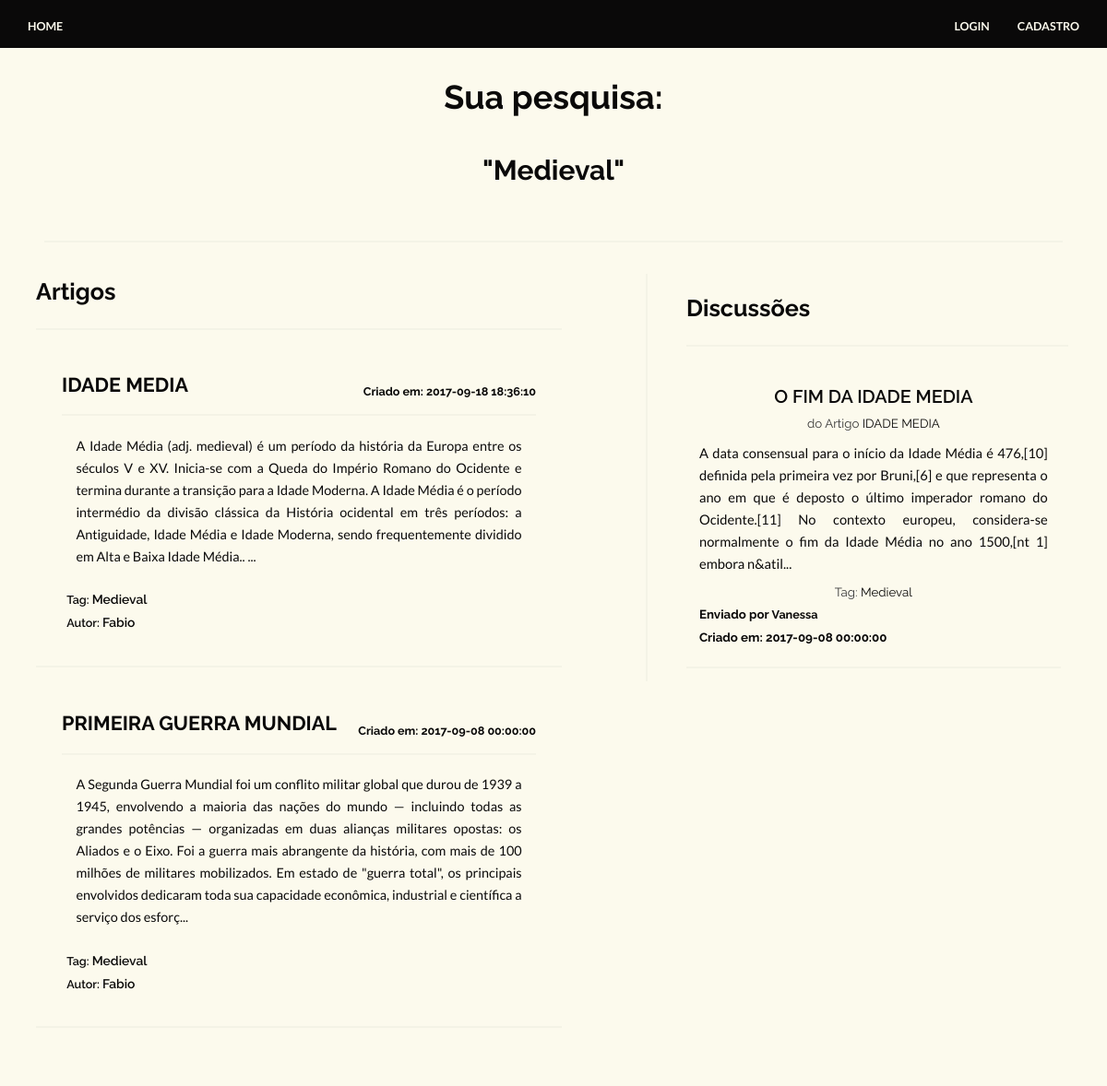
/Herodopedia/index.php/pages/pesquisarTag/Medieval, run on the app's committed database.
### tables this page shows
CREATE TABLE `artigo` (
  `cod_artigo` int(11) NOT NULL,
  `titulo` varchar(80) NOT NULL,
  `conteudo` longtext NOT NULL,
  `tag` int(11) NOT NULL,
  `status` int(11) NOT NULL,
  `data_art` datetime NOT NULL,
  `art_id_usuario` int(11) NOT NULL
);

CREATE TABLE `edicao` (
  `cod_edit` int(11) NOT NULL,
  `text_edit` text NOT NULL,
  `status_edit` int(11) NOT NULL,
  `edi_id_usuario` int(11) NOT NULL,
  `edi_cod_artigo` int(11) NOT NULL,
  `data_edit` datetime NOT NULL
);

CREATE TABLE `tag` (
  `id_tag` int(11) NOT NULL,
  `descricao_tag` varchar(20) NOT NULL
);

CREATE TABLE `usuario` (
  `id_usuario` int(11) NOT NULL,
  `usuario` varchar(20) NOT NULL,
  `senha` varchar(80) NOT NULL,
  `email` varchar(80) NOT NULL,
  `nome` varchar(80) NOT NULL,
  `sobrenome` varchar(50) NOT NULL,
  `dt_nasc` date NOT NULL,
  `cod_tipo` int(11) NOT NULL
);

CREATE TABLE `discussao` (
  `cod_discussao` int(11) NOT NULL,
  `tag_discussao` int(11) NOT NULL,
  `titulo_discussao` varchar(150) NOT NULL,
  `texto_discussao` longtext NOT NULL,
  `data_disc` datetime NOT NULL,
  `disc_cod_artigo` int(11) NOT NULL,
  `disc_id_usuario` int(11) NOT NULL,
  `status_disc` int(11) NOT NULL
);

### Herodopedia/application/controllers/Pages.php (called while the page is built, shortened)
<?php
class Pages extends CI_Controller {
    public function pesquisarTag($tag = NULL){
        $this->load->model('artigo');
        $this->load->model('discussao');
        $dados['artigos'] = $this->artigo->pesquisarArtigosTag($tag);
        $dados['discussoes'] = $this->discussao->pesquisarDiscussoesTag($tag);
        $dados['pesquisa'] = $tag;
        $this->load->view('pesquisa', $dados);
    }
}

### Herodopedia/index.php (called while the page is built, shortened)
<?php
require_once BASEPATH.'core/CodeIgniter.php';

### Herodopedia/application/models/Artigo.php (called while the page is built, shortened)
<?php
class Artigo extends CI_Model{
    public function pesquisarArtigosTag($tag, $numero = 100, $ordenar = 'data_art', $ordem = 'desc'){
        $query = $this->db->select('titulo, data_art, text_edit, descricao_tag, usuario')
        ->from('artigo, usuario, tag, edicao')
        ->where('art_id_usuario = id_usuario')
        ->where('tag = id_tag')
        ->where('edi_cod_artigo = cod_artigo')
        ->where('status' , 2)
        ->where('status_edit' , 3)
        ->where('descricao_tag' , $tag)
        ->order_by($ordenar, $ordem)
        ->limit($numero)
        ->get();
        if ($query->num_rows() > 0) {
            return $query->result();
        } else {
            return null;
        }
    }
}

### Herodopedia/application/models/Discussao.php (called while the page is built, shortened)
<?php
class Discussao extends CI_Model{
    public function pesquisarDiscussoesTag($tag, $numero = 100, $ordenar = 'data_disc', $ordem = 'desc'){
        $query = $this->db->select('*')
        ->from('discussao, usuario, tag, artigo')
        ->where('disc_id_usuario = id_usuario')
        ->where('disc_cod_artigo = cod_artigo')
        ->where('tag_discussao = id_tag')
        ->where('status_disc' , 0)
        ->where('descricao_tag' , $tag)
        ->order_by($ordenar, $ordem)
        ->limit($numero)
        ->get();
        if ($query->num_rows() > 0) {
            return $query->result();
        } else {
            return null;
        }
    }
}

### Herodopedia/application/views/pesquisa.php (the view, shortened to what this page needs)
<html>
    <head>
        <?php require_once 'templates/head.php'; ?>
    </head>
    <body>
        <header class="navbar navbar-default navbar-fixed-top">
            <?php require_once 'templates/header.php'; ?>
        </header>
        <section class="row">
            <section class="mtb container">
                <h1 class="h1-pesquisa">Sua pesquisa:</h1>
                <h2 class="h2-pesquisa">"<?= $pesquisa; ?>"</h2>
                <article class="col-lg-6 col-md-6" id="artigos">
                    <h4>Artigos</h4>
                    <?php if (!isset($artigos)) {
                        echo "<section class='art'>";
                        echo "<h4>Não existem artigos referentes a pesquisa</h4>";
                        echo "</section>";
                    }else{?>
                    <?php foreach($artigos as $artigo): ?>
                    <section class="art">
                        <span><h4><a href="<?php echo base_url();?>index.php/pages/mostra_artigo/<?= $artigo->titulo; ?>">
                        <?=strtoupper(str_replace("_", " ", $artigo->titulo));?></a></h4>
                        <h6>Criado em:  <?= $artigo->data_art ?></h6></span>
                        <p><?=strip_tags(substr($artigo->text_edit, 0, 600));?>...</p>
                        <h5>Tag:
                        <a href="<?php echo base_url();?>index.php/pages/pesquisarTag/<?=$artigo->descricao_tag;?>/"><?=$artigo->descricao_tag;?></a></h5>
                        <h5>Autor: <a href='<?php echo base_url();?>index.php/pages/perfil/<?= $artigo->usuario;?>'><?= $artigo->usuario; ?></a></h5>
                    </section>
                    <?php endforeach; echo $pagination; } ?>
                </article>
                <aside class="col-lg-5 col-md-5" id="discussoes">
                    <h4>Discussões</h4>
                    <?php if (!isset($discussoes)) {
                        echo "<section class='art'>";
                        echo "<h4>Não existem discussões referentes a pesquisa</h4>";
                        echo "</section>";
                    }else{?>
                    <?php foreach($discussoes as $discussao): ?>
                    <section class="disc">
                        <h4><a href="<?php echo base_url();?>index.php/pages/mostra_discussao/<?= $discussao->titulo_discussao; ?>">
                        <?=strtoupper(str_replace("_", " ", $discussao->titulo_discussao));?></a></h4>
                        <h5> do Artigo <a href="<?php echo base_url();?>index.php/pages/mostra_artigo/<?= $discussao->titulo; ?>">
                        <?=strtoupper(str_replace("_", " ", $discussao->titulo));?></a></h5>
                        <p><?=substr($discussao->texto_discussao, 0, 355);?>...</p>
                        <h5>Tag: <a href="<?php echo base_url();?>index.php/pages/pesquisarTag/<?=$discussao->descricao_tag;?>/"><?=$discussao->descricao_tag;?></a></h5>
                        <h6>Enviado por <a href='<?php echo base_url();?>index.php/pages/perfil/<?= $discussao->usuario;?>'><?= $discussao->usuario; ?></a></h6>
                        <h6>Criado em:  <?= $discussao->data_disc ?></h6>
                    </section>
                    <?php endforeach; } ?>
                </aside>
            </section>
        </section>
    </body>
</html>

### Herodopedia/assets/css/style.css (style rules this page uses)
* { margin: 0; padding: 0px; }
body { background: #FCFAED; margin: 0; height: 100%; font-family: 'Lato', sans-serif; font-weight: 400; }
h1, h2, h3, h4, h5, h6 { font-family: 'Raleway', sans-serif; font-weight: 700; }
p { padding: 0; margin-bottom: 12px; font-family: 'Lato', sans-serif; font-weight: 400; font-size: 14px; line-height: 24px; margin-top: 10px; }
a { padding: 0; margin: 0; text-decoration: none; -webkit-transition: background-color .4s linear, color .4s linear; -moz-transition: background-color .4s linear, color .4s linear; -o-transition: background-color .4s linear, color .4s linear; -ms-transition: background-color .4s linear, color .4s linear; transition: background-color .4s linear, color .4s linear; }
.navbar { min-height: 52px; margin-bottom: 0px; }
.navbar-default { padding-top: 9px; z-index: 999; background-color: #0A0909; border: none; }
.mtb { margin-top: 50px; margin-bottom: 80px; }
#artigos { margin: 2%; float: left; }
#artigos > h4 { font-size: 1.8em; border-bottom: 2px solid #F4F3E6; padding-bottom: 1em; color: #0A0909; }
.art { padding: 2em; margin-bottom: 2%; border-bottom: 2px solid #F4F3E6; text-align: justify; }
.art > span > h4 { display: inline-block; border: none; padding: 0px; }
.art > span > h4 > a { font-size: 1.2em; color: #0A0909; }
.art > span > h6 { float: right; padding-top: 1em; font-size: 0.9em; color: #0A0909; display: inline-block; }
.art > p { color: #0A0909; font-size: 1.03em; padding: 4% 3% 3% 3%; border-top: 2px solid #F4F3E6; }
.art > h5 { padding-left: 1%; font-weight: 600; font-size: 0.9em; color: #0A0909; }
.art > h5 > a { color: #0A0909; font-size: 1.1em; }
#discussoes { color: #0A0909; float: right; padding: 1em 3em; margin-top: 2em; border-left: 2px solid #F4F3E6; }
#discussoes > h4 { font-size: 1.8em; border-bottom: 2px solid #F4F3E6; padding-bottom: 1em; }
.disc { max-width: 98%; margin-top: 5%; padding: 1em; color: #0A0909; border-bottom: 2px solid #F4F3E6; }
.disc > h4 { text-align: center; font-style: normal; }
.disc > h4 > a { font-weight: 600; font-size: 1.1em; color: #0A0909; }
.disc > h5 { font-size: 0.95em; text-align: center; color: #383838; }
.disc > h5 > a { font-size: 1em; color: #0A0909; }
.disc > h6 { font-size: 0.95em; }
.disc > h6 > a { font-size: 0.95em; color: #0A0909; }
.disc > p { font-style: normal; text-align: justify; font-size: 1.05em; }
.h1-pesquisa { text-align: center; margin: 3% auto 1% auto; color: #0A0909; }
.h2-pesquisa { text-align: center; margin: 0.5% 4%; border-bottom: 2px solid #F4F3E6; color: #0A0909; padding: 1em 1em 2em 1em; }
#headerwrap h3, h5 { color: white; font-weight: 400; }

### data on the page
artigo: titulo "IDADE MEDIA", data_art "2017-09-18 18:36:10", edicao.text_edit "A Idade Média (adj. medieval) é um período da história da Europa entre os séculos V e XV. Inicia-se com a Queda do Império Romano do Ocidente e termina durante a transição para a Idade Moderna. A Idade Média é o período intermédio da divisão clássica da História ocidental em três períodos: a Antiguidade, Idade Média e Idade Moderna, sendo frequentemente dividido em Alta e Baixa Idade Média..", tag.descricao_tag "Medieval", usuario.usuario "Fabio"
artigo: titulo "PRIMEIRA GUERRA MUNDIAL", data_art "2017-09-08 00:00:00", edicao.text_edit "A Segunda Guerra Mundial foi um conflito militar global que durou de 1939 a 1945, envolvendo a maioria das nações do mundo — incluindo todas as grandes potências — organizadas em duas alianças militares opostas: os Aliados e o Eixo. Foi a guerra mais abrangente da história, com mais de 100 milhões de militares mobilizados. Em estado de \"guerra total\", os principais envolvidos dedicaram toda sua capacidade econômica, industrial e científica a serviço dos esforç", tag.descricao_tag "Medieval", usuario.usuario "Fabio"
discussao: titulo_discussao "O FIM DA IDADE MEDIA", artigo.titulo "IDADE MEDIA", texto_discussao "A data consensual para o início da Idade Média é 476,[10] definida pela primeira vez por Bruni,[6] e que representa o ano em que é deposto o último imperador romano do Ocidente.[11] No contexto europeu, considera-se normalmente o fim da Idade Média no ano 1500,[nt 1] embora n&atil", tag.descricao_tag "Medieval", usuario.usuario "Vanessa", data_disc "2017-09-08 00:00:00"

### other printed values
$pesquisa "Medieval"
